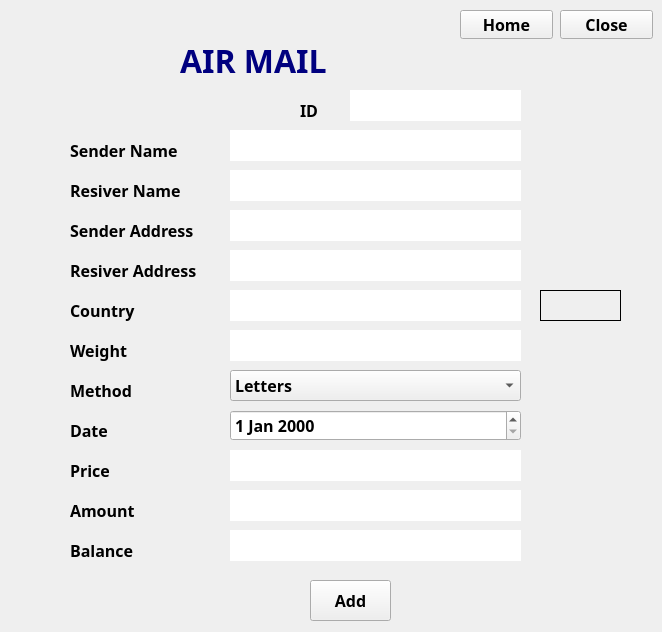
<?xml version="1.0" encoding="UTF-8"?>
<ui version="4.0">
 <class>air_mail</class>
 <widget class="QWidget" name="air_mail">
  <property name="geometry">
   <rect>
    <x>0</x>
    <y>0</y>
    <width>662</width>
    <height>632</height>
   </rect>
  </property>
  <property name="font">
   <font>
    <italic>false</italic>
    <bold>true</bold>
   </font>
  </property>
  <property name="windowTitle">
   <string>Postal Management System</string>
  </property>
  <property name="styleSheet">
   <string notr="true">font: 700  &quot;Sitka Subheading&quot;;</string>
  </property>
  <widget class="QLabel" name="label_4">
   <property name="geometry">
    <rect>
     <x>70</x>
     <y>220</y>
     <width>131</width>
     <height>21</height>
    </rect>
   </property>
   <property name="font">
    <font>
     <family>Sitka Display</family>
     <pointsize>12</pointsize>
     <italic>false</italic>
     <bold>true</bold>
    </font>
   </property>
   <property name="text">
    <string>Sender Address</string>
   </property>
  </widget>
  <widget class="QLabel" name="image">
   <property name="geometry">
    <rect>
     <x>20</x>
     <y>20</y>
     <width>121</width>
     <height>101</height>
    </rect>
   </property>
   <property name="font">
    <font>
     <family>Sitka Display</family>
     <italic>false</italic>
     <bold>true</bold>
    </font>
   </property>
   <property name="text">
    <string/>
   </property>
  </widget>
  <widget class="QLabel" name="label_5">
   <property name="geometry">
    <rect>
     <x>70</x>
     <y>260</y>
     <width>131</width>
     <height>21</height>
    </rect>
   </property>
   <property name="font">
    <font>
     <family>Sitka Display</family>
     <pointsize>12</pointsize>
     <italic>false</italic>
     <bold>true</bold>
    </font>
   </property>
   <property name="text">
    <string>Resiver Address</string>
   </property>
  </widget>
  <widget class="QPushButton" name="pushButton">
   <property name="geometry">
    <rect>
     <x>310</x>
     <y>580</y>
     <width>81</width>
     <height>41</height>
    </rect>
   </property>
   <property name="font">
    <font>
     <family>Sitka Display</family>
     <pointsize>12</pointsize>
     <italic>false</italic>
     <bold>true</bold>
    </font>
   </property>
   <property name="text">
    <string>Add</string>
   </property>
  </widget>
  <widget class="QLabel" name="label_11">
   <property name="geometry">
    <rect>
     <x>70</x>
     <y>500</y>
     <width>111</width>
     <height>21</height>
    </rect>
   </property>
   <property name="font">
    <font>
     <family>Sitka Display</family>
     <pointsize>12</pointsize>
     <italic>false</italic>
     <bold>true</bold>
    </font>
   </property>
   <property name="text">
    <string>Amount </string>
   </property>
  </widget>
  <widget class="QLabel" name="label">
   <property name="geometry">
    <rect>
     <x>70</x>
     <y>140</y>
     <width>121</width>
     <height>21</height>
    </rect>
   </property>
   <property name="font">
    <font>
     <family>Sitka Display</family>
     <pointsize>12</pointsize>
     <italic>false</italic>
     <bold>true</bold>
    </font>
   </property>
   <property name="text">
    <string>Sender Name</string>
   </property>
  </widget>
  <widget class="QLineEdit" name="lineEdit_8">
   <property name="geometry">
    <rect>
     <x>230</x>
     <y>450</y>
     <width>291</width>
     <height>31</height>
    </rect>
   </property>
   <property name="font">
    <font>
     <family>Sitka Display</family>
     <pointsize>12</pointsize>
     <italic>false</italic>
     <bold>true</bold>
    </font>
   </property>
   <property name="text">
    <string/>
   </property>
   <property name="frame">
    <bool>false</bool>
   </property>
  </widget>
  <widget class="QDateEdit" name="dateEdit">
   <property name="geometry">
    <rect>
     <x>230</x>
     <y>410</y>
     <width>291</width>
     <height>31</height>
    </rect>
   </property>
   <property name="font">
    <font>
     <family>Sitka Display</family>
     <pointsize>12</pointsize>
     <italic>false</italic>
     <bold>true</bold>
    </font>
   </property>
  </widget>
  <widget class="QLabel" name="label_2">
   <property name="geometry">
    <rect>
     <x>180</x>
     <y>30</y>
     <width>191</width>
     <height>61</height>
    </rect>
   </property>
   <property name="font">
    <font>
     <family>Sitka Display</family>
     <pointsize>24</pointsize>
     <italic>false</italic>
     <bold>true</bold>
    </font>
   </property>
   <property name="text">
    <string>&lt;html&gt;&lt;head/&gt;&lt;body&gt;&lt;p&gt;&lt;span style=&quot; color:#00007f;&quot;&gt;AIR MAIL&lt;/span&gt;&lt;/p&gt;&lt;/body&gt;&lt;/html&gt;</string>
   </property>
  </widget>
  <widget class="QLineEdit" name="lineEdit_3">
   <property name="geometry">
    <rect>
     <x>230</x>
     <y>210</y>
     <width>291</width>
     <height>31</height>
    </rect>
   </property>
   <property name="font">
    <font>
     <family>Sitka Display</family>
     <pointsize>12</pointsize>
     <italic>false</italic>
     <bold>true</bold>
    </font>
   </property>
   <property name="text">
    <string/>
   </property>
   <property name="frame">
    <bool>false</bool>
   </property>
  </widget>
  <widget class="QLabel" name="label_3">
   <property name="geometry">
    <rect>
     <x>70</x>
     <y>180</y>
     <width>121</width>
     <height>21</height>
    </rect>
   </property>
   <property name="font">
    <font>
     <family>Sitka Display</family>
     <pointsize>12</pointsize>
     <italic>false</italic>
     <bold>true</bold>
    </font>
   </property>
   <property name="text">
    <string>Resiver Name</string>
   </property>
  </widget>
  <widget class="QLabel" name="label_10">
   <property name="geometry">
    <rect>
     <x>70</x>
     <y>460</y>
     <width>111</width>
     <height>21</height>
    </rect>
   </property>
   <property name="font">
    <font>
     <family>Sitka Display</family>
     <pointsize>12</pointsize>
     <italic>false</italic>
     <bold>true</bold>
    </font>
   </property>
   <property name="text">
    <string>Price</string>
   </property>
  </widget>
  <widget class="QLineEdit" name="lineEdit">
   <property name="geometry">
    <rect>
     <x>230</x>
     <y>130</y>
     <width>291</width>
     <height>31</height>
    </rect>
   </property>
   <property name="font">
    <font>
     <family>Sitka Display</family>
     <pointsize>12</pointsize>
     <italic>false</italic>
     <bold>true</bold>
    </font>
   </property>
   <property name="text">
    <string/>
   </property>
   <property name="frame">
    <bool>false</bool>
   </property>
  </widget>
  <widget class="QLabel" name="label_9">
   <property name="geometry">
    <rect>
     <x>70</x>
     <y>420</y>
     <width>111</width>
     <height>21</height>
    </rect>
   </property>
   <property name="font">
    <font>
     <family>Sitka Display</family>
     <pointsize>12</pointsize>
     <italic>false</italic>
     <bold>true</bold>
    </font>
   </property>
   <property name="text">
    <string>Date </string>
   </property>
  </widget>
  <widget class="QLineEdit" name="lineEdit_6">
   <property name="geometry">
    <rect>
     <x>230</x>
     <y>330</y>
     <width>291</width>
     <height>31</height>
    </rect>
   </property>
   <property name="font">
    <font>
     <family>Sitka Display</family>
     <pointsize>12</pointsize>
     <italic>false</italic>
     <bold>true</bold>
    </font>
   </property>
   <property name="text">
    <string/>
   </property>
   <property name="frame">
    <bool>false</bool>
   </property>
  </widget>
  <widget class="QPushButton" name="pushButton_3">
   <property name="geometry">
    <rect>
     <x>460</x>
     <y>10</y>
     <width>93</width>
     <height>29</height>
    </rect>
   </property>
   <property name="font">
    <font>
     <family>Sitka Display</family>
     <pointsize>12</pointsize>
     <italic>false</italic>
     <bold>true</bold>
    </font>
   </property>
   <property name="text">
    <string>Home</string>
   </property>
  </widget>
  <widget class="QLineEdit" name="lineEdit_5">
   <property name="geometry">
    <rect>
     <x>230</x>
     <y>290</y>
     <width>291</width>
     <height>31</height>
    </rect>
   </property>
   <property name="font">
    <font>
     <family>Sitka Display</family>
     <pointsize>12</pointsize>
     <italic>false</italic>
     <bold>true</bold>
    </font>
   </property>
   <property name="text">
    <string/>
   </property>
   <property name="frame">
    <bool>false</bool>
   </property>
  </widget>
  <widget class="QLabel" name="label_8">
   <property name="geometry">
    <rect>
     <x>70</x>
     <y>380</y>
     <width>111</width>
     <height>21</height>
    </rect>
   </property>
   <property name="font">
    <font>
     <family>Sitka Display</family>
     <pointsize>12</pointsize>
     <italic>false</italic>
     <bold>true</bold>
    </font>
   </property>
   <property name="text">
    <string>Method </string>
   </property>
  </widget>
  <widget class="QLineEdit" name="lineEdit_7">
   <property name="geometry">
    <rect>
     <x>230</x>
     <y>490</y>
     <width>291</width>
     <height>31</height>
    </rect>
   </property>
   <property name="font">
    <font>
     <family>Sitka Display</family>
     <pointsize>12</pointsize>
     <italic>false</italic>
     <bold>true</bold>
    </font>
   </property>
   <property name="text">
    <string/>
   </property>
   <property name="frame">
    <bool>false</bool>
   </property>
  </widget>
  <widget class="QLineEdit" name="lineEdit_2">
   <property name="geometry">
    <rect>
     <x>230</x>
     <y>170</y>
     <width>291</width>
     <height>31</height>
    </rect>
   </property>
   <property name="font">
    <font>
     <family>Sitka Display</family>
     <pointsize>12</pointsize>
     <italic>false</italic>
     <bold>true</bold>
    </font>
   </property>
   <property name="text">
    <string/>
   </property>
   <property name="frame">
    <bool>false</bool>
   </property>
  </widget>
  <widget class="QLabel" name="label_12">
   <property name="geometry">
    <rect>
     <x>70</x>
     <y>540</y>
     <width>111</width>
     <height>21</height>
    </rect>
   </property>
   <property name="font">
    <font>
     <family>Sitka Display</family>
     <pointsize>12</pointsize>
     <italic>false</italic>
     <bold>true</bold>
    </font>
   </property>
   <property name="text">
    <string>Balance</string>
   </property>
  </widget>
  <widget class="QPushButton" name="pushButton_2">
   <property name="geometry">
    <rect>
     <x>560</x>
     <y>10</y>
     <width>93</width>
     <height>29</height>
    </rect>
   </property>
   <property name="font">
    <font>
     <family>Sitka Display</family>
     <pointsize>12</pointsize>
     <italic>false</italic>
     <bold>true</bold>
    </font>
   </property>
   <property name="text">
    <string>Close</string>
   </property>
  </widget>
  <widget class="QLabel" name="label_6">
   <property name="geometry">
    <rect>
     <x>70</x>
     <y>300</y>
     <width>111</width>
     <height>21</height>
    </rect>
   </property>
   <property name="font">
    <font>
     <family>Sitka Display</family>
     <pointsize>12</pointsize>
     <italic>false</italic>
     <bold>true</bold>
    </font>
   </property>
   <property name="text">
    <string>Country </string>
   </property>
  </widget>
  <widget class="QLabel" name="label_7">
   <property name="geometry">
    <rect>
     <x>70</x>
     <y>340</y>
     <width>111</width>
     <height>21</height>
    </rect>
   </property>
   <property name="font">
    <font>
     <family>Sitka Display</family>
     <pointsize>12</pointsize>
     <italic>false</italic>
     <bold>true</bold>
    </font>
   </property>
   <property name="text">
    <string>Weight  </string>
   </property>
  </widget>
  <widget class="QComboBox" name="comboBox">
   <property name="geometry">
    <rect>
     <x>230</x>
     <y>370</y>
     <width>291</width>
     <height>31</height>
    </rect>
   </property>
   <property name="font">
    <font>
     <family>Sitka Display</family>
     <pointsize>12</pointsize>
     <italic>false</italic>
     <bold>true</bold>
    </font>
   </property>
   <item>
    <property name="text">
     <string>Letters</string>
    </property>
   </item>
   <item>
    <property name="text">
     <string>Small Packets</string>
    </property>
   </item>
   <item>
    <property name="text">
     <string>Printed Matter</string>
    </property>
   </item>
  </widget>
  <widget class="QLineEdit" name="lineEdit_4">
   <property name="geometry">
    <rect>
     <x>230</x>
     <y>250</y>
     <width>291</width>
     <height>31</height>
    </rect>
   </property>
   <property name="font">
    <font>
     <family>Sitka Display</family>
     <pointsize>12</pointsize>
     <italic>false</italic>
     <bold>true</bold>
    </font>
   </property>
   <property name="text">
    <string/>
   </property>
   <property name="frame">
    <bool>false</bool>
   </property>
  </widget>
  <widget class="QLineEdit" name="lineEdit_9">
   <property name="geometry">
    <rect>
     <x>230</x>
     <y>530</y>
     <width>291</width>
     <height>31</height>
    </rect>
   </property>
   <property name="font">
    <font>
     <family>Sitka Display</family>
     <pointsize>12</pointsize>
     <italic>false</italic>
     <bold>true</bold>
    </font>
   </property>
   <property name="text">
    <string/>
   </property>
   <property name="frame">
    <bool>false</bool>
   </property>
  </widget>
  <widget class="QLabel" name="lbl_catagory">
   <property name="geometry">
    <rect>
     <x>540</x>
     <y>290</y>
     <width>81</width>
     <height>31</height>
    </rect>
   </property>
   <property name="font">
    <font>
     <family>Sitka Display</family>
     <pointsize>12</pointsize>
     <italic>false</italic>
     <bold>true</bold>
    </font>
   </property>
   <property name="frameShape">
    <enum>QFrame::Box</enum>
   </property>
   <property name="text">
    <string/>
   </property>
   <property name="scaledContents">
    <bool>false</bool>
   </property>
  </widget>
  <widget class="QLabel" name="label_14">
   <property name="geometry">
    <rect>
     <x>300</x>
     <y>100</y>
     <width>41</width>
     <height>20</height>
    </rect>
   </property>
   <property name="font">
    <font>
     <family>Sitka Display</family>
     <pointsize>12</pointsize>
     <italic>false</italic>
     <bold>true</bold>
    </font>
   </property>
   <property name="text">
    <string>ID</string>
   </property>
  </widget>
  <widget class="QLineEdit" name="lineEdit_10">
   <property name="geometry">
    <rect>
     <x>350</x>
     <y>90</y>
     <width>171</width>
     <height>31</height>
    </rect>
   </property>
   <property name="font">
    <font>
     <family>Sitka Display</family>
     <pointsize>12</pointsize>
     <italic>false</italic>
     <bold>true</bold>
    </font>
   </property>
   <property name="frame">
    <bool>false</bool>
   </property>
  </widget>
 </widget>
 <resources/>
 <connections/>
</ui>
